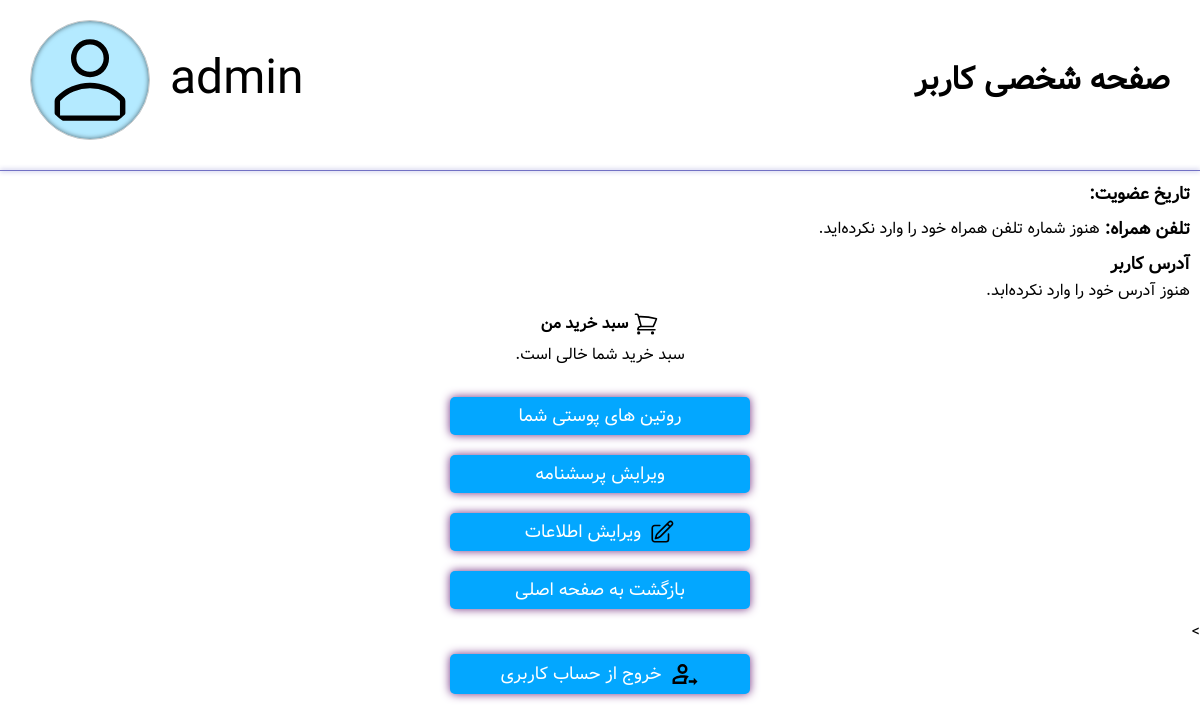
/profiles/profile/ (signed in), run on an earlier commit of the app's database.
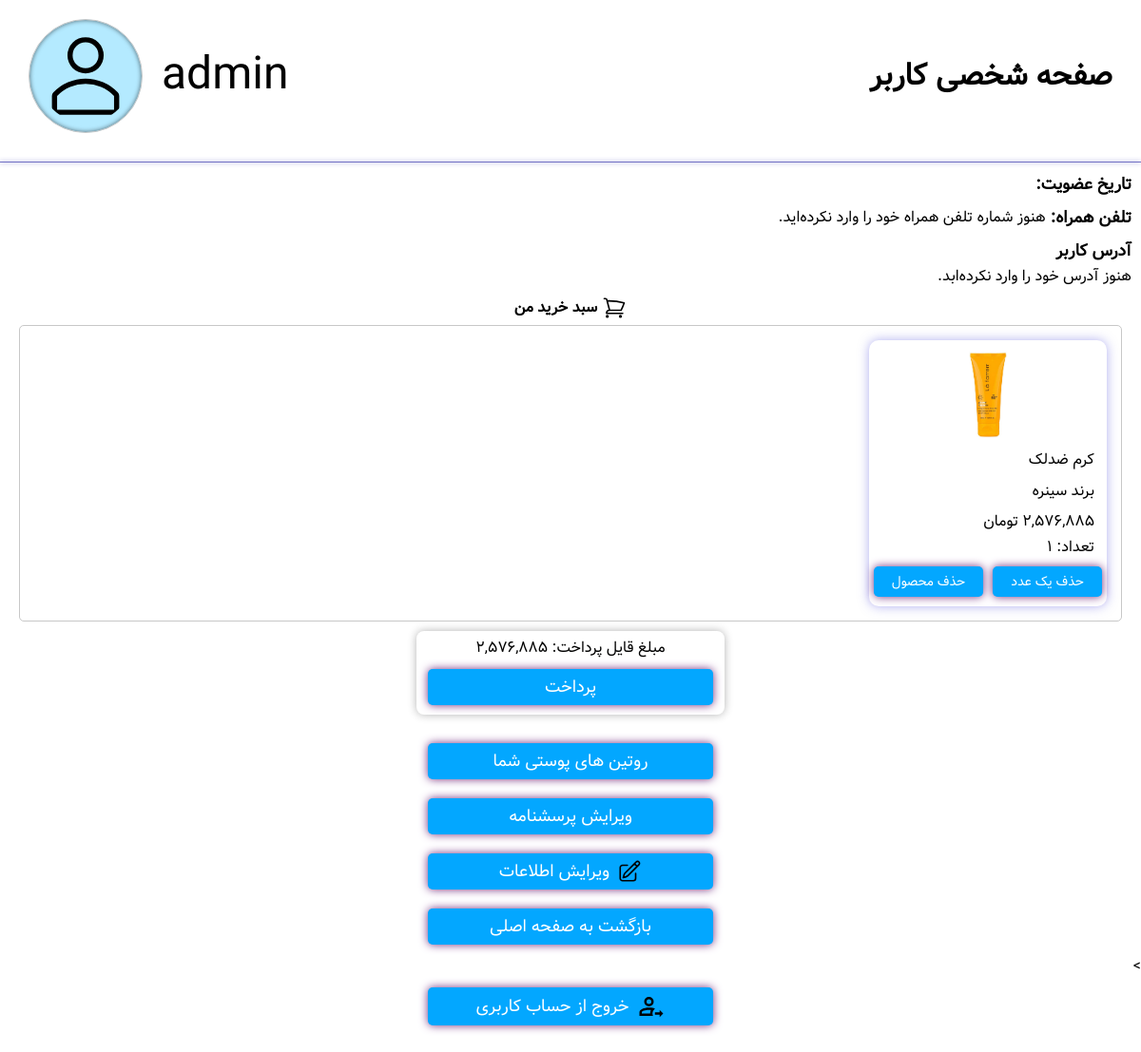
And on a later commit of the database.
### profiles/models.py (models this page shows, shortened)
class ShoppingCartItem(models.Model):
    user = models.ForeignKey(User, on_delete=models.CASCADE, related_name='shopping_cart_items')
    product = models.ForeignKey(Product, on_delete=models.CASCADE)
    quantity = models.PositiveIntegerField(default=1)
    added_at = models.DateTimeField(auto_now_add=True)
    def total_price(self):
        return self.product.price * self.quantity

### mainpage/models.py (models this page shows, shortened)
class Product(models.Model):
    NAMES = [
        'کرم مرطوب‌کننده', 'ضدآفتاب', 'کرم شب', 'تونر روشن‌کننده', 'ژل شستشوی صورت',
        'کرم ضدلک', 'ماسک زغالی', 'سرم ویتامین C', 'اسکراب قهوه', 'کرم دور چشم',
        'پاک‌کننده آرایش دوفاز', 'میست صورت آبرسان', 'کرم لیفتینگ', 'سرم رتینول',
        'آمپول بازسازی‌کننده', 'کرم ضدجوش', 'فوم پاک‌کننده', 'ژل آبرسان سبک',
        'اسنس مغذی', 'پچ زیر چشم طلا'
    ]
    NAMES_EN = [
        'Moisturizing Cream', 'Sunscreen', 'Night Cream', 'Brightening Toner', 'Facial Cleansing Gel',
        'Anti-Spot Cream', 'Charcoal Mask', 'Vitamin C Serum', 'Coffee Scrub', 'Eye Cream',
        'Biphasic Makeup Remover', 'Hydrating Facial Mist', 'Lifting Cream', 'Retinol Serum',
        'Rebuilding Ampoule', 'Anti-Acne Cream', 'Foam Cleanser', 'Light Hydrating Gel',
        'Nourishing Essence', 'Gold Under-Eye Patch'
    ]
    BRANDS = [
        'سینره', 'نوتروژینا', 'لورآل', 'نیوآ', 'گارنیه',
        'لاروش پوزای', 'سی‌گل', 'داو', 'فلورمار', 'ثمین',
        'اون', 'بلومه', 'استی لادر', 'ادیپیرن', 'دکتر راشل',
        'مَیبلین', 'بیودرما', 'اوردینری', 'کامان', 'الارو'
    ]
    CATEGORY_CHOICES = [
        ('cleanser', 'پاک‌کننده'),
        ('toner', 'تونر'),
        ('serum', 'سرم'),
        ('moisturizer', 'مرطوب‌کننده'),
        ('sunscreen', 'ضدآفتاب'),
        ('eye_cream', 'کرم دور چشم'),
        ('mask', 'ماسک صورت'),
        ('exfoliator', 'لایه‌بردار'),
        ('treatment', 'درمان متمرکز'),
        ('oil', 'روغن صورت'),
        ('mist', 'اسپری/میست صورت'),
        ('lip_care', 'مراقبت لب'),
        ('ampoule', 'آمپول'),
        ('essence', 'اسنس'),
        ('makeup_remover', 'پاک‌کننده آرایش'),
        ('spot_patch', 'پچ ضدجوش'),
    ]
    SKIN_TYPE_CHOICES = [
        ('dry', 'خشک'),
        ('oily', 'چرب'),
        ('sensitive', 'حساس'),
        ('combination', 'مختلط'),
        ('normal', 'نرمال'),
    ]
    SAMPLE_CONCERNS = [
        'جوانسازی', 'لک صورت', 'آکنه', 'خشکی پوست', 'چربی زیاد', 'التهاب', 'خط خنده', 'قرمزی', 'کدری', 'تیرگی دور چشم'
    ]
    name = models.CharField(max_length=100, verbose_name="نام")
    name_en = models.CharField(max_length=100)
    brand = models.CharField(max_length=100, verbose_name="برند")
    brand_en = models.CharField(max_length=100)
    category = models.CharField(max_length=20, choices=CATEGORY_CHOICES)
    skin_types = MultiSelectField(choices=SKIN_TYPE_CHOICES, max_length=100)
    concerns_targeted = models.JSONField()
    ingredients = models.JSONField(verbose_name="محتویات")
    price = models.PositiveIntegerField()
    rating = models.FloatField(default=0.0)
    image = models.ImageField(upload_to='product_images/', default='product_images/default.jpg')
    views = models.PositiveIntegerField(default=0, verbose_name="تعداد بازدید")
    likes = models.PositiveIntegerField(default=0)
    tags = models.JSONField()
    sales_count = models.PositiveIntegerField(default=0, verbose_name="تعداد فروش")
    created_at = models.DateTimeField(auto_now_add=True)
    description = models.TextField(blank=True, null=True, verbose_name='معرفی محصول')
    usage = models.TextField(blank=True, null=True, verbose_name='نحوه مصرف')
    suitable_for = models.CharField(max_length=255, blank=True, null=True, verbose_name='مناسب برای')

### profiles/views.py (the view)
# urls.py: path('profile/', views.profile_view, name='profile'),
@login_required
def profile_view(request):
    user = request.user
    profile = user.userprofile
    cart_items = ShoppingCartItem.objects.filter(user=user).select_related('product')
    if cart_items:
        total_shoppingcart_price = sum([item.total_price() for item in cart_items])
    else:
        total_shoppingcart_price = 0
    context = {
        'cart_items': cart_items,
        'total_shoppingcart_price': total_shoppingcart_price,
        'quiz_completed': user.skinprofile.quiz_completed
    }
    return render(request, 'profiles/profile.html', context)

### mainpage/templatetags/persian_filters.py (called while the page is built)
@register.filter(name='persian_numbers')
def persian_numbers(value):
    if not isinstance(value, str):
        value = str(value)
    return value.translate(EN_TO_FA)

### profiles/templatetags/persian_extras.py (called while the page is built)
@register.filter
def to_jalali(value):
    if not value:
        return ''
    try:
        jalali_date = jdatetime.datetime.fromgregorian(datetime=value)
        return jalali_date.strftime('%Y/%m/%d ساعت %H:%M')
    except:
        return value

### profiles/templates/profiles/profile.html (shortened to what this page needs)
{% load static %}
{% load humanize %}
{% load persian_filters %}
{% load persian_extras %}
{% load prof_star_rating %}
<!DOCTYPE html>
<html lang="fa" dir="rtl">
<head>
    <link rel="stylesheet" href="{% static 'profiles/css/style.css' %}">
    <link rel="stylesheet" href="{% static 'fontawesome/css/all.min.css' %}">
</head>
<body>
    <div class="container">
        <section class="prof_header">
            <h1>صفحه شخصی کاربر</h1>
            <div class="prof_pic_and_username">
                <span class="username">{{ user.username }}</span>
                {% if user.userprofile.profile_picture %}
                    <img class="prof_pic" src="{{ user.userprofile.profile_picture.url }}" alt="عکس پروفایل" width="120" height="120">
                {% else %}
                    <img class="prof_pic_default" src="{% static 'images/default.svg' %}" alt="عکس پیش‌فرض" width="120">
                {% endif %}
            </div>
        </section>
        <div class="prof_header_underline"></div>
        <section class="user-info">
            <div class="date_joined">
                <span class="user-info-header">تاریخ عضویت: </span>
            </div>
            <div class="phone_number_box">
                <span class="user-info-header">تلفن همراه:</span>
                {% if user.userprofile.phone_number %}
                    <p class="phone_number">{{ user.userprofile.phone_number|persian_numbers }}</p>
                {% else %}
                    <p>هنوز شماره تلفن همراه خود را وارد نکرده‌اید.</p>
                {% endif %}
            </div>
            <div class="address_box">
                <span class="user-info-header">آدرس کاربر</span>
                {% if user.userprofile.address %}
                    <p class="address">{{ user.userprofile.address }}</p>
                {% else %}
                    <p>هنوز آدرس خود را وارد نکرده‌ابد.</p>
                {% endif %}
            </div>
        </section>
        <section class="shopping_cart">
            <h2 class="shopping_cart_h2">
                سبد خرید من
            </h2>
            {% if cart_items %}
                <div class="cart_products">
                    {% for item in cart_items %}
                        <a href="{% url 'mainpage:product_detail' item.product.pk %}" class="product_card">
                            <div class="product_details">
                                <div class="product_image_div">
                                    <img src="{{ item.product.image.url }}" alt="عمس محصول" class="product_image">
                                </div>
                                <div class="product_info">
                                    <p class="product_name pp">{{ item.product.name }}</p>
                                    <p class="product_brand pp">برند {{ item.product.brand }}</p>
                                    <p class="product_price pp">{{ item.product.price|intcomma|persian_numbers }} تومان</p>
                                    <p class="product_quantity pp">تعداد: {{ item.quantity|persian_numbers }}</p>
                                </div>
                            </div>
                            <div class="cart_buttons">
                                <form action="{% url 'profiles:decrease_cart_item' item.product.id %}" method="post">
                                    <button type="submit" class="cart_button">حذف یک عدد</button>
                                </form>
                                <form action="{% url 'profiles:remove_cart_item' item.product.id %}" method="post">
                                    <button type="submit" class="cart_button">حذف محصول</button>
                                </form>
                            </div>
                        </a>
                    {% empty %}
                        <p>محصولی برای نمایش وجود ندارد.</p>
                    {% endfor %}
                </div>
                <div class="pay_box">
                    <p>مبلغ قایل پرداخت: {{ total_shoppingcart_price|intcomma|persian_numbers }}</p>
                    <form class="pay_button" method="post" action="{% url 'profiles:buy_products' %}">
                        <button type="submit">پرداخت</button>
                    </form>
                </div>
            {% else %}
                <span>سبد خرید شما خالی است.</span>
            {% endif %}
        </section>
        <button onclick="window.location.href='{% url 'profiles:user_routines' %}'">روتین های پوستی شما</button>
        <button class="btn" type="button" onclick="window.location.href='{% url 'quiz:quiz_from_prof' %}'">
            {% if not quiz_completed %}
                تکمیل پرسشنامه
            {% else %}
                ویرایش پرسشنامه
            {% endif %}
        </button>
        <button class="edit_info" type="button" onclick="window.location.href='{% url 'profiles:editprofile' %}'">
            ویرایش اطلاعات
        </button>
        <button onclick="window.location.href='{% url 'mainpage:mainpage' %}'">بازگشت به صفحه اصلی</button>
        <form method="post" action="{% url 'mainpage:logout' %}">>
            <button type="submit" class="signout">
                خروج از حساب کاربری
            </button>
        </form>
    </div>
</body>
</html>

### profiles/static/profiles/css/style.css (style rules this page uses)
* { box-sizing: border-box; margin: 0; padding: 0; font-family: vazir; font-size: 16px; transition: all 200ms; color: black; }
h1 { font-size: 2rem; }
.container { width: 100%; max-width: 1360px; margin: 0 auto 32px; display: flex; flex-direction: column; gap: 10px; justify-content: center; align-items: center; }
.prof_header { width: 100%; padding: 20px 30px; display: flex; justify-content: space-between; align-items: center; }
.prof_pic_and_username { display: flex; align-items: center; gap: 20px; }
.prof_pic_default { padding: 10px; border: 1px solid rgb(200, 200, 200); box-shadow: inset 0 0 5px rgba(0,0,0,0.6); background-color: rgb(180, 234, 255); border-radius: 50%; }
.username { font-size: 3rem; }
.prof_header_underline { display: block; width: 100%; border-bottom: 1px solid rgb(114, 113, 196); box-shadow: 0 0 5px rgb(101, 99, 190); }
.user-info { width: 100%; padding: 0 10px; display: flex; flex-direction: column; align-items: flex-start; gap: 26px; }
.user-info-header { font-size: 1.1rem; font-weight: bold; }
.phone_number_box, .address_box, .date_joined { display: inline; width: 100%; }
.phone_number_box, .date_joined { margin-top: 0px; display: flex; gap: 5px; }
.phone_number_box, .address_box { margin-top: -18px; }
a { text-decoration: none; }
form { width: 100%; border-radius: 8px; }
button { width: 300px; font-size: 16px; background-color: #03a7ff; box-shadow: 0px 0px 10px rgb(114, 47, 128); border: none; color: white; font-size: 18px; padding: 5px 10px; border-radius: 5px; cursor: pointer; margin-top: 10px; transition: all 200ms; }
.shop_icon { width: 26px; }
.shopping_cart_h2 { font-size: 16px; display: flex; gap: 5px; }
.shopping_cart { display: flex; flex-direction: column; gap: 5px; justify-content: center; align-items: center; margin-top: -12px; width: 100%; padding: 10px 20px; }
.cart_products { border: 1px solid rgb(200, 200, 200); padding: 15px 15px; border-radius: 5px; width: 100%; height: auto; display: flex; flex-wrap: wrap; justify-content: flex-start; align-content: flex-start; gap: 16px; }
.product_card { min-width: 250px; width: 250px; height: 280px; display: flex; flex-direction: column; border: none; border-radius: 10px; box-shadow: 0 0 12px rgba(97, 95, 225, 0.5); padding: 5px; padding-bottom: 10px; }
.product_details { height: 88%; display: flex; flex-direction: column; transition: all 200ms; }
.cart_buttons { display: flex; justify-content: space-around; gap: 10px; }
.cart_button { font-size: 14px; width: 100%; margin: 0; }
.product_image, .pp, .product_view-and-rate { width: 100%; padding: 0 8px; display: flex; justify-content: flex-start; align-items: center; }
.product_image_div { height: 45%; margin: 0 auto; padding: 0; }
.product_info { display: flex; flex-direction: column; height: 55%; }
.product_image { height: 100%; width: auto; }
.pp { height: 25%; justify-content: flex-start; }
.product_quantity { margin-top: -5px; }
.pay_box { margin-top: 5px; border: none; border-radius: 8px; padding: 5px 12px; padding-bottom: 10px; box-shadow: 0 0 10px rgba(0,0,0,0.3); display: flex; flex-direction: column; justify-content: center; align-items: center; }
.pay_button { display: flex; justify-content: center; align-items: center; }
.pay_button button { margin-top: 10px; }
.edit_info, .signout { display: flex; gap: 8px; align-items: center; justify-content: center; }
.edit_icon { width: 26px; height: 26px; }
.signout { margin: 0 auto; margin-top: 10px; }
.signout_icon { width: 30px; height: 30px; }

What changed in the data, as far as the page shows it:
added ShoppingCartItem: product.image (placeholder picture), product.name "کرم ضدلک", product.brand "سینره", quantity|persian_numbers "۱"
Also different on the page:
{{ total_shoppingcart_price|intcomma|persian_numbers }}: (not shown) → "۲,۵۷۶,۸۸۵"
text no longer shown: "سبد خرید شما خالی است."
text now shown: "مبلغ قایل پرداخت: پرداخت"
